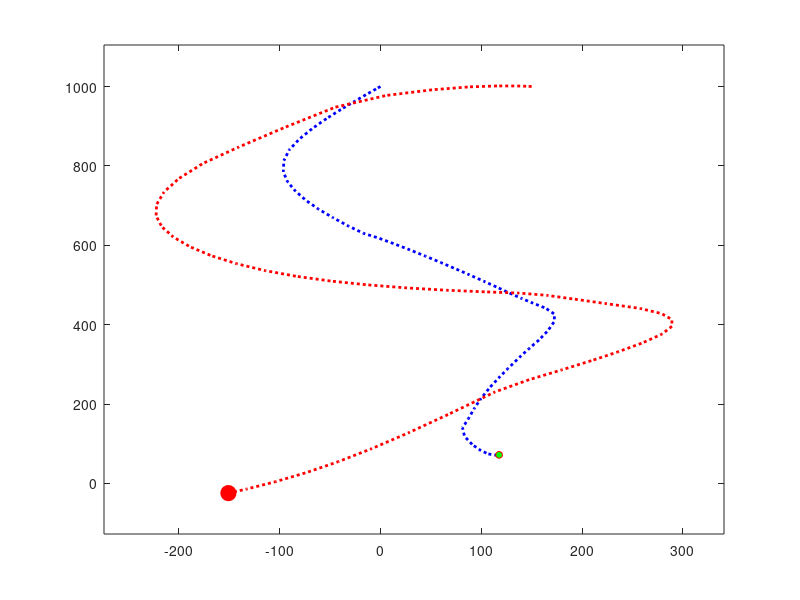
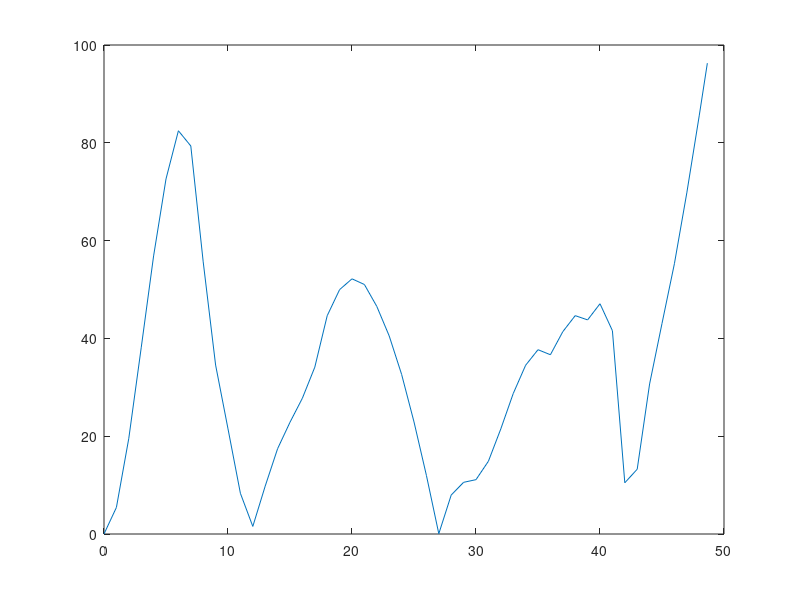

Write MATLAB code to recreate these figures, in order.


function predator_prey_template
   %% NOTE: DO NOT SUBMIT THIS SCRIPT
   %  Submit only the compute_f_groupname() function below, in a
   %  separate file, which must be named compute_f_groupname.m
   %  (try to think of a unique groupname...)
   %%
   close all
   g = 9.81;
   mr = 100; % Mass of predator, in kg
   my = 10.; % Mass of prey, in kg
   Frmax = 1.3*mr*g; % Max force on predator, in Newtons
   Fymax = 1.4*my*g; % Max force on prey, in Newtons
   c = 0.2; % Drag coeft, in N s/m
   initial_w = [150,1000,0,1000,0,0,0,0]; % Initial position/velocity
   force_table_predator = rand(51,2)-0.5;
   force_table_prey = rand(51,2)-0.5;
   options = odeset('Events',@event,'RelTol',0.15);
   [time_vals,sol_vals] = ode45(@(t,w) eom(t,w,mr,my,Frmax,Fymax,c,force_table_predator,force_table_prey), ...
       [0:1:250],initial_w,options);
   animate_projectiles(time_vals,sol_vals);
   pr = sol_vals(:,1:2); py = sol_vals(:,3:4);
   dist = sqrt((pr(:,1) - pr(:,1)).^2 +(pr(:,2) - py(:,2)).^2);
   figure
   plot (time_vals, dist)
 end
function dwdt = eom(t,w,mr,my,Frmax,Fymax,c,forcetable_r,forcetable_y)
% Extract the position and velocity variables from the vector w
% Note that this assumes the variables are stored in a particular order in w.
        pr=w(1:2); vr=w(5:6); py=w(3:4); vy=w(7:8);
        g = 9.81;
% Compute all the forces on the predator      
        amiapredator = true;
        Fr = compute_f_groupname(t,Frmax,Fymax,amiapredator,pr,vr,py,vy);
        if norm(Fr)>Frmax
            Fr = Frmax*Fr/norm(Fr);
        end
% The force table varies between +/- 0.5 so this makes the random force
% vary between +/- 0.2*mr*g     
        Frrand = 0.4*mr*g*compute_random_force(t,forcetable_r);
        Frvisc = -vr*norm(vr)*c;
        Frgrav = -mr*g*[0;1];
        Frtotal = Fr+Frrand+Frvisc+Frgrav;
% Now do the forces on the prey        
        amiapredator = false;
        Fy = compute_f_groupname(t,Frmax,Fymax,amiapredator,pr,vr,py,vy);
        if norm(Fy)>Fymax
            Fy = Fymax*Fy/norm(Fy);
        end
% The force table varies between +/- 0.5 so this makes the random force
% vary between +/- 0.2*mr*g     
        Fyrand = 0.4*my*g*compute_random_force(t,forcetable_y);
        Fyvisc = -vy*norm(vy)*c;
        Fygrav = -my*g*[0;1];
        Fytotal = Fy+Fyrand+Fyvisc+Fygrav;
% Write similar code below to call your compute_f_groupname function to 
% compute the force on the prey, determine the random forces on the prey, 
% and determine the viscous forces on the prey      
         %enter the appropriate code here to compute dwdt ;
         t
         dwdt = [vr;vy;Frtotal/mr;Fytotal/my];
end
 
function [event,stop,direction] = event(t,w)
   pr = w(1:2); py = w(3:4);
% Event function to stop calculation when predator catches prey
% Write your code here? For the event variable, use the distance between 
% predator and prey.  You could add other events to detect when predator/prey hit 
% the ground as well.  See the MATLAB manual for how to detect and 
% distinguish between multiple events if you want to do this 
    event = 1;
    if (norm(pr - py) - 1 == 0) || (py(2) < 0) || (pr(2) < 0)
      event = 0;
      
    end
    stop = 1;
    direction = 0;
end
   

 function F = compute_f_groupname(t,Frmax,Fymax,amiapredator,pr,vr,py,vy)
%% This is the function that should be submitted
%  Please fill in the information below:
 % Test time and place: Enter the time and room for your test here 
% Group members: list the names of your group members here
%%
%  Variable definitions
%  t:   Time
%  Frmax: Max force that can act on the predator
%  Fymax: Max force that can act on the prey
%  amiapredator: Logical variable - if amiapredator is true,
%            the function must compute forces acting on a predator.
%            If false, code must compute forces acting on a prey.
%  pr - 2D vector with current position of predator eg pr = [x_r;y_r]
%  vr - 2D vector with current velocity of predator eg vr= [vx_r;vy_r]
%  py - 2D vector with current position of prey py = [x_prey;y_prey]
%  vy - 2D vector with current velocity of prey py = [vx_prey;vy_prey]
%      NB:pr,vr,py,vy are all column vectors
%  F - 2D vector specifying the force to be applied to the object
%      that you wish to control F = [Fx;Fy]
%      The direction of the force is arbitrary, but if the
%      magnitude you specify exceeds the maximum allowable
%      value its magnitude will be reduced to this value 
%      (without changing direction)

if (amiapredator)
    % Code to compute the force to be applied to the predator
    
    %dt = 2;
    %vrel = vy-vr;
    %F = Frmax*(py-pr+dt*vrel)/norm(py-pr+dt*vrel);
    
    % DUSTIN's code
    g = 9.81;
    mr = 100; % Mass of predator, in kg
    my = 10.; % Mass of prey, in kg
    min_h = 5;
    buff_h = 1;
    % Code to compute the force to be applied to the predator
    C = 0.4;
    n = py - pr + C*(vy - vr);
    n = n/norm(n);
    Frgrav = -mr*g*[0;1];
    if pr(2) <= min_h || (vr(2) < 0 && sqrt(2*g*0.1*(pr(2) - buff_h)) < -vr(2))
        F = Frmax*[0;1];
    else
        Fr = Frmax*n;
        if n(2) >= 0
            x = (2*Fr(2)*Frgrav(2)+sqrt((2*Fr(2)*Frgrav(2))^2 - 4*(Fr(1)^2+Fr(2)^2)*(Frgrav(2)^2-Frmax^2)))/(2*(Fr(1)^2+Fr(2)^2));
            F = x*Fr - Frgrav;
        else
            Fn = (-Frgrav(2)*Fr(1)^2-sqrt(Fr(2)^2*(-Frgrav(2)^2*Fr(1)^2+Frmax^2*(Fr(1)^2+Fr(2)^2))))/(Fr(1)^2+Fr(2)^2);
            x = (Fn+Frgrav(2))/Fr(2);
            F = [x*Fr(1);Fn];
        end
    end


else
    % Code to compute the force to be applied to the prey
    % should try to make prey shake up and down really fast 
    
    
    % When it reaches below 100m
    if py(2) < 100
        % Goes straight back up
        F=Fymax*[0;1];
        
    % above 100m
    else
        rh = pr-py;
        rhmag = norm(rh);
        
        prmag = norm(pr);
        vrel = vy-vy;
        vrmag = norm(vr);
        vymag = norm(vy);
        if (rhmag<40) || ...    
           ((abs(vy(1)/norm(vy)-vr(1)/norm(vr))) < 0.1) && ...
           ((abs(vy(2)/norm(vy) - vr(2)/norm(vr))) < 0.1)
           % if predator speeds in our direction, make a sharp turn
           C=1;
            %Fy = -C*pr(1)/(prmag+1.e-08)-C*(vr(1)/(vrmag+1.e-08));
            %Fx = C*pr(2)/(prmag+1.e-08)+C*(vr(2)/(vrmag+1.e-08));
            
            % CASE 1: Predator on bottom left
            if (vr(1) > 15) && (vr(2) > 15)
                
                %{
                if (vrel(1)*Fx+vrel(2)*Fy<0)
                    Fy = -Fy;
                    Fx = -Fx;
                end
                %}
                if vy(1) > 0
                    Fy = (vy(1)/(vymag+1.e-08));
                    Fx = -(vy(2)/(vymag+1.e-08));
                else
                    Fy = -(vy(1)/(vymag+1.e-08));
                    Fx = (vy(2)/(vymag+1.e-08));
                end
            % CASE 2: Predator on bottom right
            elseif (vr(1) < 15) && (vr(2) > 15)
                if vy(1) > 0
                    Fy = (vy(1)/(vymag+1.e-08));
                    Fx = -(vy(2)/(vymag+1.e-08));
                else
                    Fy = (vy(1)/(vymag+1.e-08));
                    Fx = -(vy(2)/(vymag+1.e-08));
                end
                
                
            % CASE 3: Predator on top left
            elseif (vr(1) > 15) && (vr(2) < 15)
                if vy(1) > 0
                    Fy = (vy(1)/(vymag+1.e-08));
                    Fx = -(vy(2)/(vymag+1.e-08));
                else
                    Fy = (vy(1)/(vymag+1.e-08));
                    Fx = (vy(2)/(vymag+1.e-08));
                end
                
            % CASE 4: Predator on top right
            elseif (vr(1) < 15) && (vr(2) < 15)
                
                if vy(1) > 0
                    Fy = (vy(1)/(vymag+1.e-08));
                    Fx = -(vy(2)/(vymag+1.e-08));
                else
                    Fy = -(vy(1)/(vymag+1.e-08));
                    Fx = (vy(2)/(vymag+1.e-08));
                end
            % OTHERWISE
            else
                    Fy = -(vy(1)/(vymag+1.e-08));
                    Fx = (vy(2)/(vymag+1.e-08));
            end
        
        else
           % Sufficiently far apart
           
           
           B = 2;
           Fx = -(rh(1)+B*(vrel(1)));
           Fy = -(rh(2)+B*(vrel(2)));
          
           
           % MIND GAMES APPROACH
           %{
            dt = 2;
            F = Fymax*((py+dt*vy+(pr+dt*vr)))/norm(py+dt*vy-(pr+dt*vr));
           %}
        end
        F = Fymax*[Fx;Fy]/norm([Fx;Fy]);
        F = F + 2.*Fymax*[1;0]/py(2);
        F = 0.5*Fymax*F/norm(F);
    end
end
end


% Add the random force script and animation scripts from Appendix here 


function F  = compute_random_force(t,force_table)
% Computes value of fluctuating random force at time t, where 0<t<250.
% The variable force_table is a 51x2 matrix of pseudo-random
% numbers between -0.5 and 0.5, computed using
%  force_table = rand(51,2)-0.5;
% NB ? THE FORCE TABLE MUST BE DEFINED OUTSIDE THIS FUNCTION
% If you define it in here it fries the ode45 function

F = [interp1([0:5:250],force_table(:,1),t);...
     interp1([0:5:250],force_table(:,2),t)];

 
end

function animate_projectiles(t,sols)
figure
xmax = max(max(sols(:,3)),max(sols(:,1)));
xmin = min(min(sols(:,3)),min(sols(:,1)));
ymax = max(max(sols(:,4)),max(sols(:,2)));
ymin = min(min(sols(:,4)),min(sols(:,2)));
dx = 0.1*(xmax-xmin)+0.5;
dy = 0.1*(ymax-ymin)+0.5;
 
for i = 1:length(t)
    clf
    plot(sols(1:i,3),sols(1:i,4),'LineWidth',2,'LineStyle',...
                  ':','Color',[0 0 1]);
    ylim([ymin-dy ymax+dy]);
    xlim([xmin-dx xmax+dx]);
    hold on
    plot(sols(1:i,1),sols(1:i,2),'LineWidth',2,'LineStyle',':',...
                   'Color',[1 0 0]);
    plot(sols(i,1),sols(i,2),'ro','MarkerSize',11,'MarkerFaceColor','r');
    plot(sols(i,3),sols(i,4),'ro','MarkerSize',5,'MarkerFaceColor','g');
    pause(0.1);
end

end
